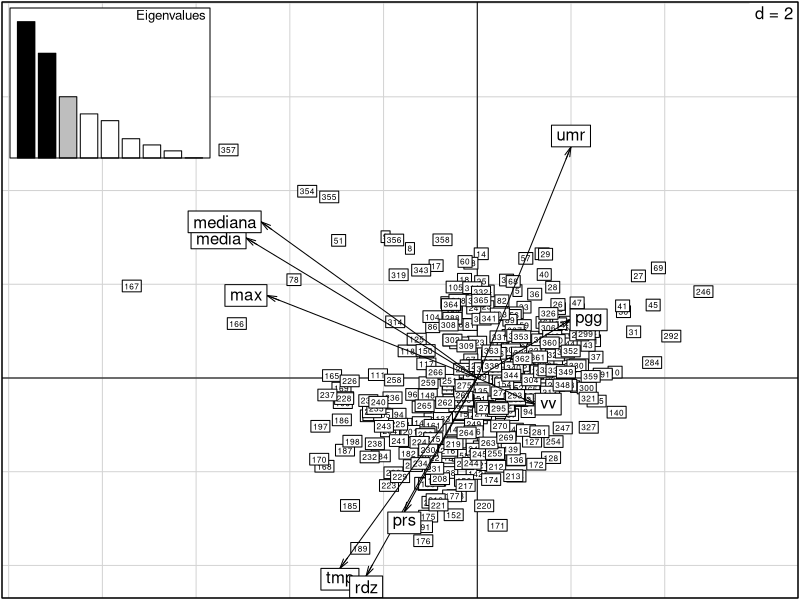
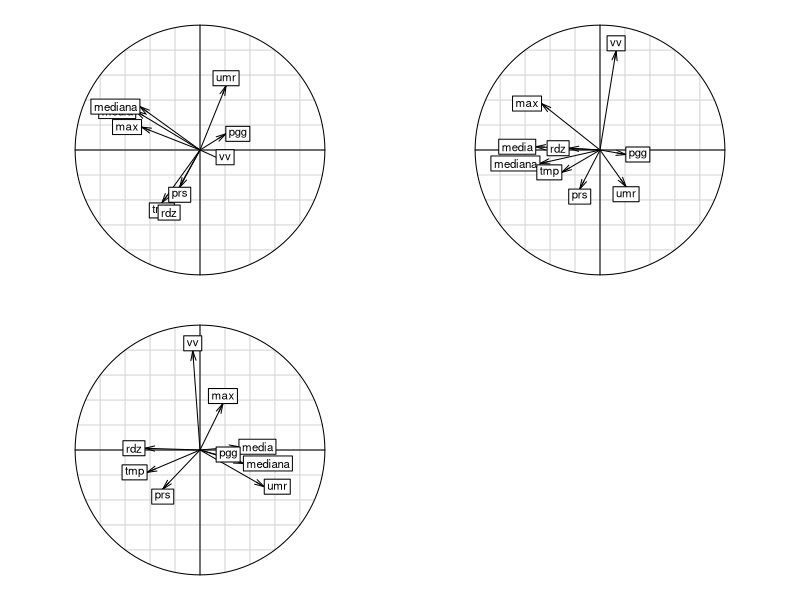
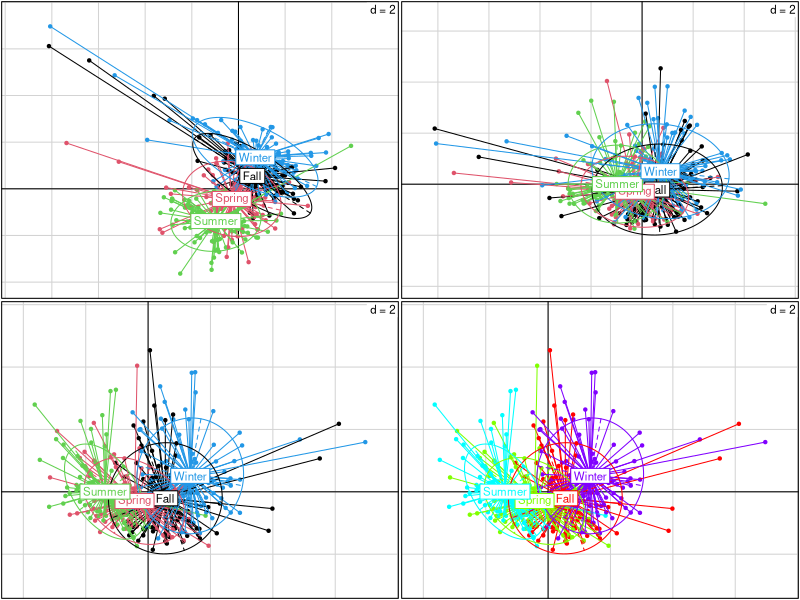
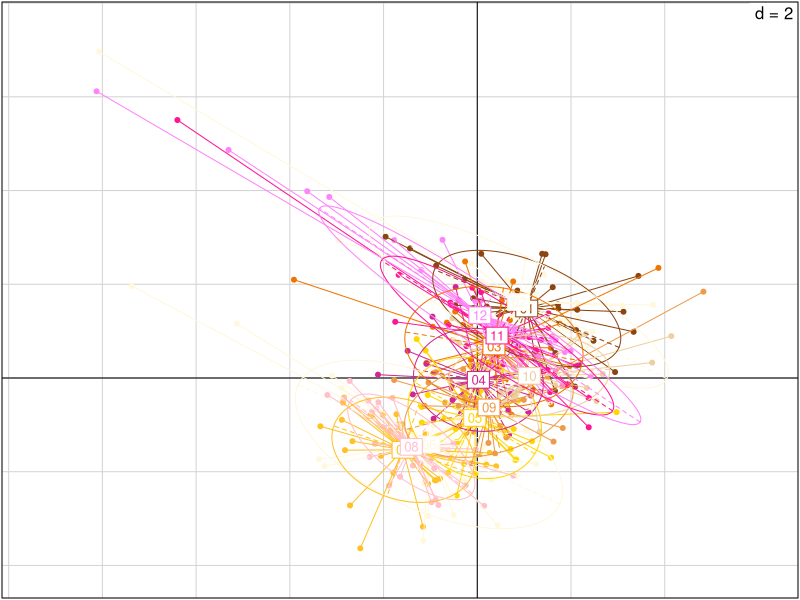
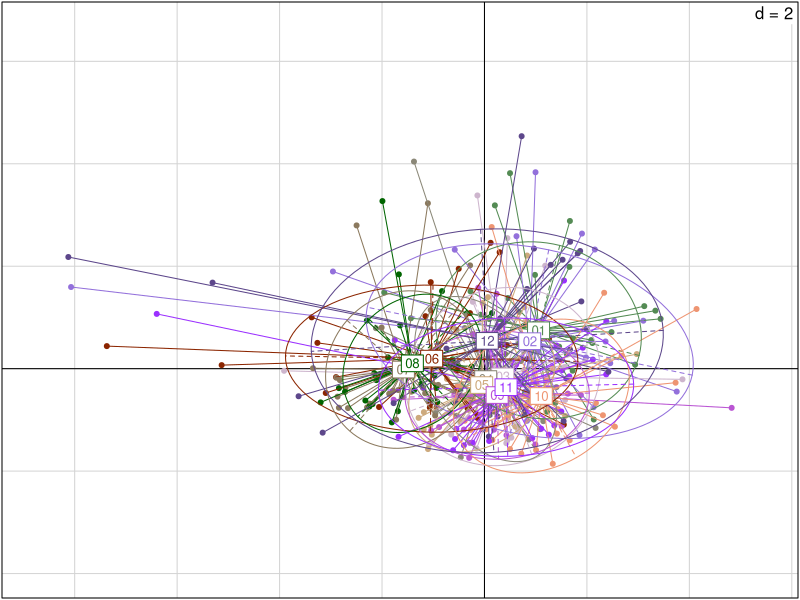
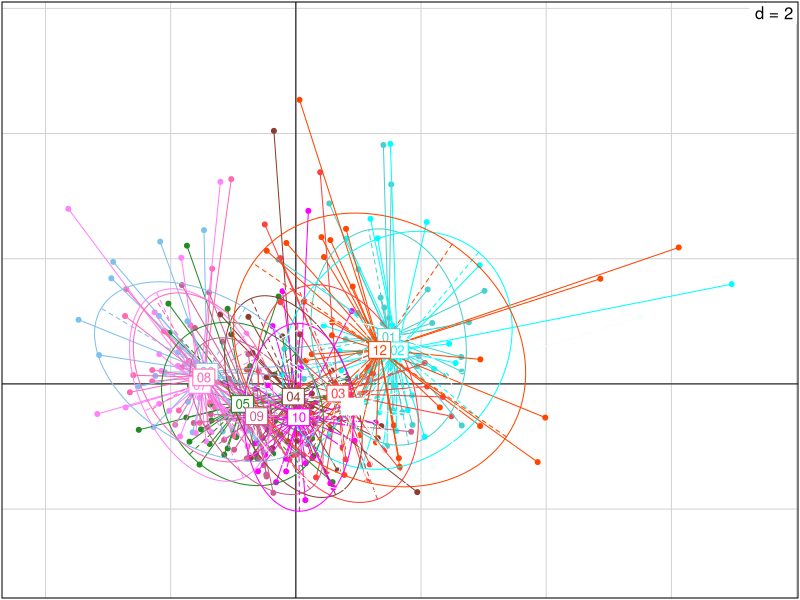
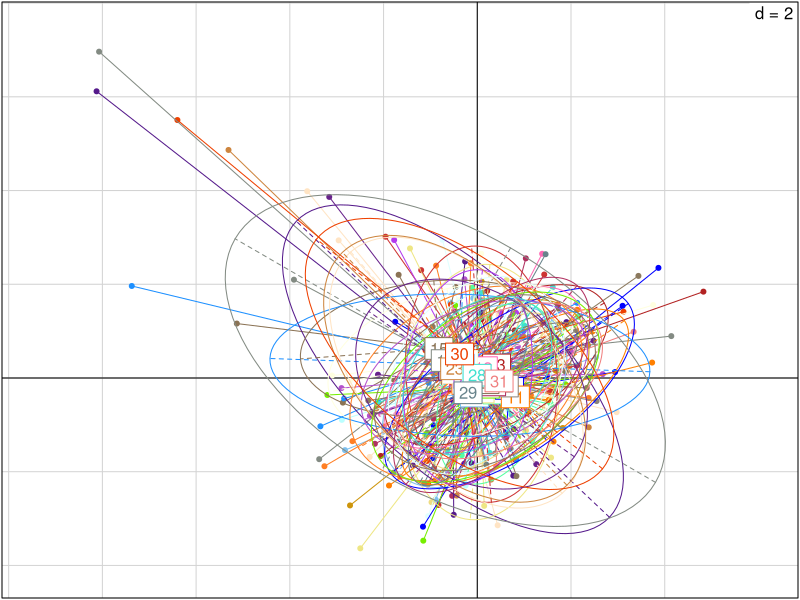
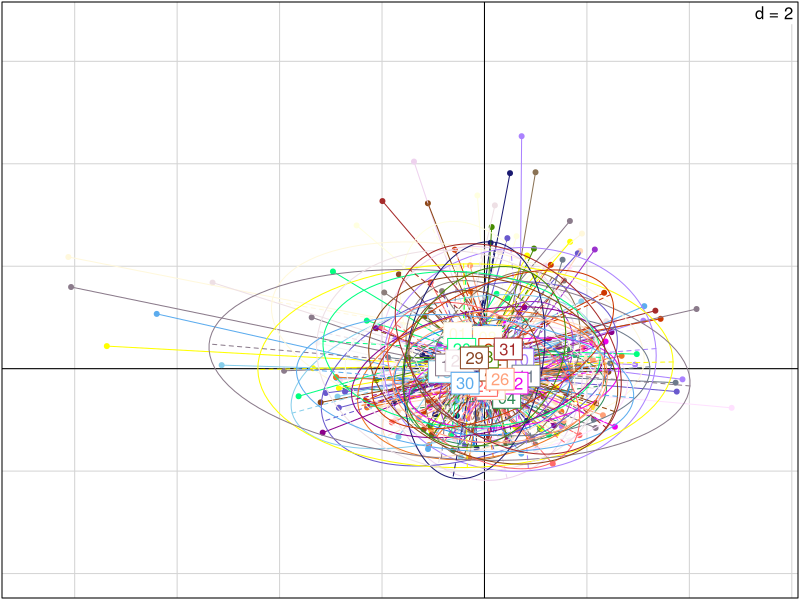

Write the R code that produced these figures, in order. (Note: this script raises an error after producing the figures.)
#setto la WD ----
pm10 <- read.csv2("data/pm2010.csv", dec = ".")

#questo è un pacchetto di pacchetti. Contiene molti pacchetti utili :-)
install.packages("tidyverse")

library(tidyr)
#creO variabile per anno, giorno, mese
pm10_a <- separate(pm10, col = "data", into = c("anno","mese","giorno"), sep = "-")

pm10_a$mese2 <- as.numeric(pm10_a$mese)

str(pm10_a)        

pm10_a$mese2


pm10_a$giorno2 <- as.numeric(pm10_a$giorno)
str(pm10_a)
# stagioni: primavera (21-03 / 20-06), estate (21-06/22-09), autunno (23-09 /21-12)
# inverno(22-12/20-03)

#divido in stagioni ----
getSeason <- function(DATES) {
  WS <- as.Date("2010-12-22", format = "%Y-%m-%d") # Winter Solstice
  SE <- as.Date("2010-3-21",  format = "%Y-%m-%d") # Spring Equinox
  SS <- as.Date("2010-6-21",  format = "%Y-%m-%d") # Summer Solstice
  FE <- as.Date("2010-9-23",  format = "%Y-%m-%d") # Fall Equinox
  d <- as.Date(strftime(DATES, format="2010-%m-%d"))
  
  ifelse (d >= WS | d < SE, "Winter",
          ifelse (d >= SE & d < SS, "Spring",
                  ifelse (d >= SS & d < FE, "Summer", "Fall")))
}


k <- getSeason(pm10$data)



pm10_a$Stagione<- k

table(pm10_a$Stagione)


summary(pm10_a)

### PCA ANALYSIS ----
require(ade4)
names(pm10_a)

#estraggo da pm10 solo le variabili numeriche da inserire nella PCA escludendo giorno mese e anno che sono da considerarsi factors
data_pca <- pm10_a[,c(1:9)]

# con nf = 3 gli stò dicendo di tenere tre assi
pcapm <- dudi.pca(data_pca, scannf = FALSE, nf = 3)

#faccio il biplot, cos'è clab.row?
# clab.row serve a gestire la grandezza dei quadratini delle osservazioni
# clab.col invece controlla le variabili
scatter(pcapm, clab.row = 0.5)


#valori dei punteggi per le variabili
pcapm$c1

# CARATTERIZZIAMO GLI ASSI
# se vedi come ci si aspetta mediana media e max stanno insieme perchè sono molto correlati e vanno tutti sulla prima componente
# sulla seconda ci vanno i fattori ambientali tmp, umr, rdz, pgg e prs. Solo che tmp, prs e rdz hanno correlazione negativa rispetto
# a umr  e pgg [pgg è al limite. ha un punteggio abbastanza basso]
# sulla terza si prende tutto il vento

#cerchio di correlazione, i punteggi delle varibili sono plottati su una circonferenza di raggio unitario
par(mfrow = c(2,2))
s.corcircle(pcapm$c1, xax = 1, yax = 2) #plotto prima e seconda
s.corcircle(pcapm$c1, xax = 1, yax = 3) #plotto prima e terza
s.corcircle(pcapm$c1, xax = 2, yax = 3) #plotto seconda e terza

#calcolo gli autovalori
pcapm$eig / sum(pcapm$eig) 

#calcolo la somma cumilata degli autovalori
cumsum(pcapm$eig / sum(pcapm$eig)) # con i primi tre assi spiego circa il 70% che non è male


# da cosa lo capisci??? perchè il 3° dice 0.71?
# gli autovalori corrispondono alla quantità di variabilità spiegata lungo quella direzione (autovettore)
# se divido ogni singolo autovalore per la somma di tutti gli autovalori (riga 80) ottengo la % che ogni 
#singola componente spiega. Facendo la somma cumulata (riga 83) non faccio altro che:
# 1c , 1c + 2c, 1c + 2c + 3c. La somma di tutte chiaramente mi darà 100 (o meglio 1)
# quindi in questo modo io so che tenedo le prime tre componenti io riesco a vedere il 71% dell'informazione presente
#nel mio dataset

#vediamo adesso come si comportano le variabili qualitative - lascio a te l'interpretazione!!!!!!
# PCA STAGIONE ----
par(mfrow= c(1,1))
par(mfrow = c(2,2))
s.class(pcapm$li, factor(pm10_a$Stagione), xax = 1, yax = 2, col = c(1,2,3,4)) 
s.class(pcapm$li, factor(pm10_a$Stagione), xax = 1, yax = 3, col = c(1,2,3,4))
s.class(pcapm$li, factor(pm10_a$Stagione), xax = 2, yax = 3, col = c(1,2,3,4))



s.class(pcapm$li, factor(pm10_a$Stagione), xax = 2, yax = 3, col = rainbow(4)) #se volessi usare la funzione rainbow

#un modo carino per selezionare i colori
color = grDevices::colors()[grep('gr(a|e)y', grDevices::colors(), invert = T)]

# questo comando crea un oggetto che si chiama color che contiene tutti e 433 i colori base di R escluse le scale di grigio
# poi basta fare col = sample(color, n) all'intero di una funzione che usa come argument col
# dove n è il numero di colori che devi utilizzare

#alternativa se 433 colori sono troppi
library(RColorBrewer)
qual_col_pals = brewer.pal.info[brewer.pal.info$category == 'qual',]
col_vector = unlist(mapply(brewer.pal, qual_col_pals$maxcolors, rownames(qual_col_pals)))
# questa funzione produce un vettore di 74 colori

# Interpretazione (la devi fare tu), stai attenta! :
# 1 - come si dispongono le ellissi rispetto alle tre componenti? 
# 2 - ci sono delle direzioni in cui la variazione è più evodente e altre invece dove non sembra esserci?
# 3 - cosa rappresentano le tre componenti?
# 4 - l'asse maggiore delle ellissi su che componente si allinea?
# 5 - che cosa mi racconta quindi il grafico?


#facile dire la devi fare tu gne gne gne gne XD alloraaaa( sto rosicando che l'avevo
#già fatta ma cambiando computer ho fatto un panico... dunque)
# rispondo alle domande per stagioni:

# 1) le ellissi praticamente si sovrappongono rispetto alle componenti, in particolare
# le componenti 1 e 3 , mentre sono trasversali tra 1 e 2 
# 2) se per variazione intendi i picchi, in inverno c'è variazione
# 3) le tre componenti sono la 1a la concentrazione del pm10 la 2a le variabili ambientali, la 3a la velocità del vento
# 4) l'asse maggiore è parallelo alla componente che rappresenta la concentrazione
# 5) essendo così tutte attaccate mi sa che il fattore stagione posso anche non cagarlo
# posso invece indagare su st'inverno che esce fuori dagli schemi no??

# attenta mese ha 12 livelli come factor non 4 come le stagioni se usi solo 4 colori non vedi gli altri mesi
# approfitto per usare la funzione che hai usato prima 

par(mfrow = c(1,1))
s.class(pcapm$li, factor(pm10_a$mese), xax = 1, yax = 2, col = sample(color, 12), clabel = 0.8)
s.class(pcapm$li, factor(pm10_a$mese), xax = 1, yax = 3, col = sample(color, 12), clabel = 0.8)
s.class(pcapm$li, factor(pm10_a$mese), xax = 2, yax = 3, col = sample(color, 12), clabel = 0.8)

# GIORNO ----
# chiaramente dal giorno ci capisci poco perchè stai mischiando periodi diversi dell'anno e la natura se ne frega che è il
# primo o il trenta del mese
s.class(pcapm$li, factor(pm10_a$giorno), xax = 1, yax = 2,col = sample(color, 31))
s.class(pcapm$li, factor(pm10_a$giorno), xax = 1, yax = 3,col = sample(color, 31))
s.class(pcapm$li, factor(pm10_a$giorno), xax = 2, yax = 3,col = sample(color, 31))

# direi che a questo punto non mi interessa per niente il fattore giorno e mese,
# perche già con la stagione ho abbastanza livelli non aggiungo ulteriore confusione al tutto

#DIREZIONE DEL VENTO ----
s.class(pcapm$li, factor(pm10_a$dv), xax = 1, yax = 2, col = sample(col_vector, nlevels(pm10$dv)))
s.class(pcapm$li, factor(pm10_a$dv), xax = 1, yax = 3, col = sample(col_vector, nlevels(pm10$dv)))
s.class(pcapm$li, factor(pm10_a$dv), xax = 2, yax = 3, col = sample(col_vector, nlevels(pm10$dv)))


# ARI-DOMANDE
# 1) le ellissi sono sempre accozzagliate l'una sull'altra rispetto alle componenti
# 2) mi sembra che il vento da sudest ha sempre sti picchi malefici che escono dagli schemi
# 3) le componenti sono sempre le stesse
# 4) l'asse maggiore sta sempre sulla concentrazione di pm10
# 5) anche qui stanno tutte una sull'altra non ci sta niente di "eclatante" apparte i picchi di vento 
# da sudest

# fatti le stesse domande che ti ho scritto prima


# HILL-SMITH ----




#### HILLSMITH SU DATI ----

data_hills<-(pm10_a[,1:10])
data_hills$stagione<-pm10_a$Stagione


str(data_hills)
data_hills$stagione<-as.factor(data_hills$stagione)
dd1 <- dudi.hillsmith(data_hills, scannf = FALSE, nf = 3)
par(mfrow = c(1,1))

scatter(dd1, clab.row = 0.5, posieig = "bottom")

# perchè lo scatter sta a fanculo in alto?
# stavi pensando a cosa rappresentano i valori della hills e quali sono le 
# componenti principali in questo caso...
dd1$c1

par(mfrow=c(1,1))
s.corcircle(dd1$c1, xax = 1, yax = 2) #plotto prima e seconda
s.corcircle(dd1$c1, xax = 1, yax = 3) #plotto prima e terza
s.corcircle(dd1$c1, xax = 2, yax = 3) #plotto seconda e terza


dd1$eig/sum(dd1$eig) 
cumsum(dd1$eig/sum(dd1$eig))


# quindi aggiungendo la stagione  e la dv e facendo la hills 
# i 3 assi mi perdono quantità di informazione e spiegano quasi il 50% dei dati.


# ma sopratutto ora che so che:
# media mediana e max sono super correlate, quindi mi conviene tenerne una sola
# tmp,rdz,prs sono inversamente prop all'umidità e che la pioggia sta a se
#velocità del vento va per fatti suoi e tira i miei dati
# d'inverno ho dei picchi particolari che non so se hanno valenza
# e mi sembra che la direzione NW può avere una valenza 




# provo a vedere sta velocità del vento che problemi ha 


hist(pm10_a$vv)

plot(pm10_a$media~pm10_a$vv,col="2",pch="20")
boxplot(pm10_a$vv)

#faccio un modello di regressione multipla con tutto dentro
modvv<-lm(vv~.,data=data_hills)
summary(modvv)
# la vv del vento con la direzione nord fa sempre vedere qualcosa
# per me c'è qualcosa sotto, dice che sono significative 
# umr,pgg,prs



names(data_hills)

corr<-cor(data_hills[,1:9])
summary(corr)

# potresti cominciare a fare una bella regressione multipla per vedere se le variabile che hai spiegano la conc di pm10
# poi commentiamo meglio magari su skype!!!!

### REGRESSIONE MULTIPLA ----


mod1<-lm(media~.,data=data_hills)

summary(mod1)

# non capisco perchè è sparito l'autunno cmq dalle stagioni
AIC(mod1)

# dal risultato del modello mi sembra che ovviamente hanno rilevanza mediana e 
# massima che si accavallano sempre con l'intercetta che è la media
# sbaglio o la direzione del vento N-NW ha rilevanza?, e poi l'R2 è un sacco alto
# ma l'AIC è altissimo quindi questo modello non spiega assolutamente nulla ahaha

mod1s=step(mod1,direction="both")

# a giudicare da questo credo che eliminerò max e mediana e provo a comparare 
# max e media con due modelli differenti in quanto sono sempre correlate e vedo
# se cambia qualcosa 


mod2<-lm(media~tmp+vv+dv+rdz+pgg+umr+prs+stagione,data=data_hills)

summary(mod2)

# ok lui non è proprio un buon modello

mod2s=step(mod2,direction="both")

#azzarderei assolutamente no..


mod3<-lm(max~tmp+vv+dv+rdz+pgg+umr+prs+stagione,data=data_hills)

summary(mod3)

mod3s=step(mod3,direction="both")
# ma che palle ho sempre un AIC altissimoooooooo

# i miei modelli fanno rateeeeee
# provo con il glm

glm1<-glm(data_hills)
summary(glm1)


# manco questo..non so dove sbattere la testa aaaaaah
